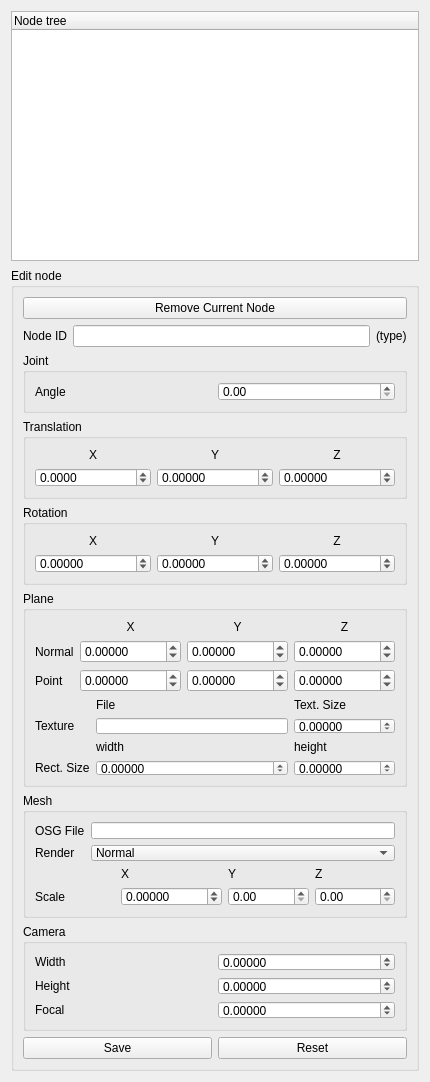
     <widget class="QWidget" name="tab">
      <attribute name="title">
       <string>Tree</string>
      </attribute>
      <layout class="QHBoxLayout" name="horizontalLayout_2">
       <item>
        <layout class="QVBoxLayout" name="verticalLayout_3">
         <item>
          <widget class="QTreeWidget" name="treeWidget">
           <property name="sizePolicy">
            <sizepolicy hsizetype="Expanding" vsizetype="Expanding">
             <horstretch>1</horstretch>
             <verstretch>1</verstretch>
            </sizepolicy>
           </property>
           <property name="maximumSize">
            <size>
             <width>16777215</width>
             <height>250</height>
            </size>
           </property>
           <column>
            <property name="text">
             <string notr="true">Node tree</string>
            </property>
           </column>
          </widget>
         </item>
         <item>
          <spacer name="verticalSpacer_7">
           <property name="orientation">
            <enum>Qt::Vertical</enum>
           </property>
           <property name="sizeHint" stdset="0">
            <size>
             <width>20</width>
             <height>1</height>
            </size>
           </property>
          </spacer>
         </item>
         <item>
          <widget class="QGroupBox" name="groupBox">
           <property name="sizePolicy">
            <sizepolicy hsizetype="Expanding" vsizetype="MinimumExpanding">
             <horstretch>1</horstretch>
             <verstretch>1</verstretch>
            </sizepolicy>
           </property>
           <property name="minimumSize">
            <size>
             <width>200</width>
             <height>400</height>
            </size>
           </property>
           <property name="title">
            <string>Edit node</string>
           </property>
           <layout class="QVBoxLayout" name="verticalLayout_6">
            <item>
             <widget class="QPushButton" name="remove_current_nodepushButton">
              <property name="text">
               <string>Remove Current Node</string>
              </property>
             </widget>
            </item>
            <item>
             <layout class="QHBoxLayout" name="nodeGroup">
              <item>
               <widget class="QLabel" name="label6">
                <property name="text">
                 <string>Node ID</string>
                </property>
               </widget>
              </item>
              <item>
               <widget class="QLineEdit" name="lineEdit_nodeId"/>
              </item>
              <item>
               <widget class="QLabel" name="nodeType">
                <property name="text">
                 <string>(type)</string>
                </property>
               </widget>
              </item>
             </layout>
            </item>
            <item>
             <widget class="QGroupBox" name="jointGroup">
              <property name="minimumSize">
               <size>
                <width>0</width>
                <height>60</height>
               </size>
              </property>
              <property name="title">
               <string>Joint</string>
              </property>
              <layout class="QHBoxLayout" name="horizontalLayout_4">
               <item>
                <widget class="QLabel" name="label_30">
                 <property name="text">
                  <string>Angle</string>
                 </property>
                </widget>
               </item>
               <item>
                <widget class="QDoubleSpinBox" name="jointAngle"/>
               </item>
              </layout>
             </widget>
            </item>
            <item>
             <widget class="QGroupBox" name="translationGroup">
              <property name="sizePolicy">
               <sizepolicy hsizetype="Preferred" vsizetype="Expanding">
                <horstretch>0</horstretch>
                <verstretch>0</verstretch>
               </sizepolicy>
              </property>
              <property name="minimumSize">
               <size>
                <width>0</width>
                <height>80</height>
               </size>
              </property>
              <property name="title">
               <string>Translation</string>
              </property>
              <layout class="QGridLayout" name="gridLayout_6">
               <item row="0" column="0">
                <widget class="QLabel" name="label_31">
                 <property name="text">
                  <string>X</string>
                 </property>
                 <property name="alignment">
                  <set>Qt::AlignCenter</set>
                 </property>
                </widget>
               </item>
               <item row="0" column="2">
                <widget class="QLabel" name="label_32">
                 <property name="text">
                  <string>Z</string>
                 </property>
                 <property name="alignment">
                  <set>Qt::AlignCenter</set>
                 </property>
                </widget>
               </item>
               <item row="0" column="1">
                <widget class="QLabel" name="label_33">
                 <property name="text">
                  <string>Y</string>
                 </property>
                 <property name="alignment">
                  <set>Qt::AlignCenter</set>
                 </property>
                </widget>
               </item>
               <item row="1" column="0">
                <widget class="QDoubleSpinBox" name="tx">
                 <property name="decimals">
                  <number>4</number>
                 </property>
                 <property name="minimum">
                  <double>-10000.000000000000000</double>
                 </property>
                 <property name="maximum">
                  <double>10000.000000000000000</double>
                 </property>
                 <property name="singleStep">
                  <double>0.010000000000000</double>
                 </property>
                </widget>
               </item>
               <item row="1" column="1">
                <widget class="QDoubleSpinBox" name="ty">
                 <property name="decimals">
                  <number>5</number>
                 </property>
                 <property name="minimum">
                  <double>-10000.000000000000000</double>
                 </property>
                 <property name="maximum">
                  <double>10000.000000000000000</double>
                 </property>
                 <property name="singleStep">
                  <double>0.010000000000000</double>
                 </property>
                </widget>
               </item>
               <item row="1" column="2">
                <widget class="QDoubleSpinBox" name="tz">
                 <property name="decimals">
                  <number>5</number>
                 </property>
                 <property name="minimum">
                  <double>-10000.000000000000000</double>
                 </property>
                 <property name="maximum">
                  <double>10000.000000000000000</double>
                 </property>
                 <property name="singleStep">
                  <double>0.010000000000000</double>
                 </property>
                </widget>
               </item>
              </layout>
             </widget>
            </item>
            <item>
             <widget class="QGroupBox" name="rotationGroup">
              <property name="sizePolicy">
               <sizepolicy hsizetype="Preferred" vsizetype="Expanding">
                <horstretch>0</horstretch>
                <verstretch>0</verstretch>
               </sizepolicy>
              </property>
              <property name="minimumSize">
               <size>
                <width>0</width>
                <height>80</height>
               </size>
              </property>
              <property name="title">
               <string>Rotation</string>
              </property>
              <layout class="QGridLayout" name="gridLayout_7">
               <item row="0" column="2">
                <widget class="QLabel" name="label_34">
                 <property name="text">
                  <string>Z</string>
                 </property>
                 <property name="alignment">
                  <set>Qt::AlignCenter</set>
                 </property>
                </widget>
               </item>
               <item row="0" column="0">
                <widget class="QLabel" name="label_35">
                 <property name="text">
                  <string>X</string>
                 </property>
                 <property name="alignment">
                  <set>Qt::AlignCenter</set>
                 </property>
                </widget>
               </item>
               <item row="2" column="2">
                <widget class="QDoubleSpinBox" name="rz">
                 <property name="decimals">
                  <number>5</number>
                 </property>
                 <property name="minimum">
                  <double>-10000.000000000000000</double>
                 </property>
                 <property name="maximum">
                  <double>10000.000000000000000</double>
                 </property>
                 <property name="singleStep">
                  <double>0.010000000000000</double>
                 </property>
                </widget>
               </item>
               <item row="0" column="1">
                <widget class="QLabel" name="label_36">
                 <property name="text">
                  <string>Y</string>
                 </property>
                 <property name="alignment">
                  <set>Qt::AlignCenter</set>
                 </property>
                </widget>
               </item>
               <item row="2" column="0">
                <widget class="QDoubleSpinBox" name="rx">
                 <property name="decimals">
                  <number>5</number>
                 </property>
                 <property name="minimum">
                  <double>-10000.000000000000000</double>
                 </property>
                 <property name="maximum">
                  <double>10000.000000000000000</double>
                 </property>
                 <property name="singleStep">
                  <double>0.010000000000000</double>
                 </property>
                </widget>
               </item>
               <item row="2" column="1">
                <widget class="QDoubleSpinBox" name="ry">
                 <property name="decimals">
                  <number>5</number>
                 </property>
                 <property name="minimum">
                  <double>-10000.000000000000000</double>
                 </property>
                 <property name="maximum">
                  <double>10000.000000000000000</double>
                 </property>
                 <property name="singleStep">
                  <double>0.010000000000000</double>
                 </property>
                </widget>
               </item>
              </layout>
             </widget>
            </item>
            <item>
             <widget class="QGroupBox" name="planeGroup">
              <property name="sizePolicy">
               <sizepolicy hsizetype="Preferred" vsizetype="Expanding">
                <horstretch>0</horstretch>
                <verstretch>0</verstretch>
               </sizepolicy>
              </property>
              <property name="minimumSize">
               <size>
                <width>0</width>
                <height>160</height>
               </size>
              </property>
              <property name="title">
               <string>Plane</string>
              </property>
              <layout class="QGridLayout" name="gridLayout_15">
               <item row="0" column="0">
                <layout class="QGridLayout" name="gridLayout_10">
                 <item row="1" column="3">
                  <widget class="QDoubleSpinBox" name="pnz">
                   <property name="decimals">
                    <number>5</number>
                   </property>
                   <property name="minimum">
                    <double>-10000.000000000000000</double>
                   </property>
                   <property name="maximum">
                    <double>10000.000000000000000</double>
                   </property>
                   <property name="singleStep">
                    <double>0.010000000000000</double>
                   </property>
                  </widget>
                 </item>
                 <item row="2" column="0">
                  <widget class="QLabel" name="label_37">
                   <property name="text">
                    <string>Point</string>
                   </property>
                  </widget>
                 </item>
                 <item row="2" column="1">
                  <widget class="QDoubleSpinBox" name="px">
                   <property name="decimals">
                    <number>5</number>
                   </property>
                   <property name="minimum">
                    <double>-10000.000000000000000</double>
                   </property>
                   <property name="maximum">
                    <double>10000.000000000000000</double>
                   </property>
                   <property name="singleStep">
                    <double>0.010000000000000</double>
                   </property>
                  </widget>
                 </item>
                 <item row="1" column="2">
                  <widget class="QDoubleSpinBox" name="pny">
                   <property name="decimals">
                    <number>5</number>
                   </property>
                   <property name="minimum">
                    <double>-10000.000000000000000</double>
                   </property>
                   <property name="maximum">
                    <double>10000.000000000000000</double>
                   </property>
                   <property name="singleStep">
                    <double>0.010000000000000</double>
                   </property>
                  </widget>
                 </item>
                 <item row="2" column="3">
                  <widget class="QDoubleSpinBox" name="pz">
                   <property name="decimals">
                    <number>5</number>
                   </property>
                   <property name="minimum">
                    <double>-10000.000000000000000</double>
                   </property>
                   <property name="maximum">
                    <double>10000.000000000000000</double>
                   </property>
                   <property name="singleStep">
                    <double>0.010000000000000</double>
                   </property>
                  </widget>
                 </item>
                 <item row="2" column="2">
                  <widget class="QDoubleSpinBox" name="py">
                   <property name="decimals">
                    <number>5</number>
                   </property>
                   <property name="minimum">
                    <double>-10000.000000000000000</double>
                   </property>
                   <property name="maximum">
                    <double>10000.000000000000000</double>
                   </property>
                   <property name="singleStep">
                    <double>0.010000000000000</double>
                   </property>
                  </widget>
                 </item>
                 <item row="0" column="3">
                  <widget class="QLabel" name="label_41">
                   <property name="text">
                    <string>Z</string>
                   </property>
                   <property name="alignment">
                    <set>Qt::AlignCenter</set>
                   </property>
                  </widget>
                 </item>
                 <item row="1" column="0">
                  <widget class="QLabel" name="label_38">
                   <property name="text">
                    <string>Normal</string>
                   </property>
                  </widget>
                 </item>
                 <item row="0" column="1">
                  <widget class="QLabel" name="label_39">
                   <property name="text">
                    <string>X</string>
                   </property>
                   <property name="alignment">
                    <set>Qt::AlignCenter</set>
                   </property>
                  </widget>
                 </item>
                 <item row="0" column="2">
                  <widget class="QLabel" name="label_40">
                   <property name="text">
                    <string>Y</string>
                   </property>
                   <property name="alignment">
                    <set>Qt::AlignCenter</set>
                   </property>
                  </widget>
                 </item>
                 <item row="1" column="1">
                  <widget class="QDoubleSpinBox" name="pnx">
                   <property name="decimals">
                    <number>5</number>
                   </property>
                   <property name="minimum">
                    <double>-10000.000000000000000</double>
                   </property>
                   <property name="maximum">
                    <double>10000.000000000000000</double>
                   </property>
                   <property name="singleStep">
                    <double>0.010000000000000</double>
                   </property>
                  </widget>
                 </item>
                </layout>
               </item>
               <item row="1" column="0">
                <layout class="QGridLayout" name="gridLayout_11">
                 <item row="2" column="0">
                  <widget class="QLabel" name="label_42">
                   <property name="text">
                    <string>Texture</string>
                   </property>
                  </widget>
                 </item>
                 <item row="1" column="2">
                  <widget class="QLabel" name="label_43">
                   <property name="text">
                    <string>Text. Size</string>
                   </property>
                  </widget>
                 </item>
                 <item row="2" column="1">
                  <widget class="QLineEdit" name="texture"/>
                 </item>
                 <item row="3" column="2">
                  <widget class="QLabel" name="label_44">
                   <property name="text">
                    <string>height</string>
                   </property>
                  </widget>
                 </item>
                 <item row="1" column="1">
                  <widget class="QLabel" name="label_45">
                   <property name="text">
                    <string>File</string>
                   </property>
                  </widget>
                 </item>
                 <item row="2" column="2">
                  <widget class="QDoubleSpinBox" name="textureSize">
                   <property name="decimals">
                    <number>5</number>
                   </property>
                   <property name="minimum">
                    <double>-10000.000000000000000</double>
                   </property>
                   <property name="maximum">
                    <double>10000.000000000000000</double>
                   </property>
                   <property name="singleStep">
                    <double>0.010000000000000</double>
                   </property>
                  </widget>
                 </item>
                 <item row="3" column="1">
                  <widget class="QLabel" name="label_46">
                   <property name="text">
                    <string>width</string>
                   </property>
                  </widget>
                 </item>
                 <item row="4" column="0">
                  <widget class="QLabel" name="label_47">
                   <property name="text">
                    <string>Rect. Size</string>
                   </property>
                  </widget>
                 </item>
                 <item row="4" column="1">
                  <widget class="QDoubleSpinBox" name="rectangleWidth">
                   <property name="decimals">
                    <number>5</number>
                   </property>
                   <property name="minimum">
                    <double>-10000.000000000000000</double>
                   </property>
                   <property name="maximum">
                    <double>10000.000000000000000</double>
                   </property>
                   <property name="singleStep">
                    <double>0.010000000000000</double>
                   </property>
                  </widget>
                 </item>
                 <item row="4" column="2">
                  <widget class="QDoubleSpinBox" name="rectangleHeight">
                   <property name="decimals">
                    <number>5</number>
                   </property>
                   <property name="minimum">
                    <double>-10000.000000000000000</double>
                   </property>
                   <property name="maximum">
                    <double>10000.000000000000000</double>
                   </property>
                   <property name="singleStep">
                    <double>0.010000000000000</double>
                   </property>
                  </widget>
                 </item>
                </layout>
               </item>
              </layout>
             </widget>
            </item>
            <item>
             <widget class="QGroupBox" name="meshGroup">
              <property name="sizePolicy">
               <sizepolicy hsizetype="Preferred" vsizetype="Expanding">
                <horstretch>0</horstretch>
                <verstretch>0</verstretch>
               </sizepolicy>
              </property>
              <property name="minimumSize">
               <size>
                <width>0</width>
                <height>100</height>
               </size>
              </property>
              <property name="title">
               <string>Mesh</string>
              </property>
              <layout class="QVBoxLayout" name="verticalLayout_8">
               <item>
                <layout class="QGridLayout" name="gridLayout_12">
                 <item row="0" column="1">
                  <widget class="QLineEdit" name="osgFile"/>
                 </item>
                 <item row="0" column="0">
                  <widget class="QLabel" name="label_48">
                   <property name="text">
                    <string>OSG File</string>
                   </property>
                  </widget>
                 </item>
                 <item row="1" column="0">
                  <widget class="QLabel" name="label_49">
                   <property name="text">
                    <string>Render</string>
                   </property>
                  </widget>
                 </item>
                 <item row="1" column="1">
                  <widget class="QComboBox" name="renderMode">
                   <item>
                    <property name="text">
                     <string>Normal</string>
                    </property>
                   </item>
                   <item>
                    <property name="text">
                     <string>Wireframe</string>
                    </property>
                   </item>
                  </widget>
                 </item>
                </layout>
               </item>
               <item>
                <layout class="QGridLayout" name="gridLayout_13">
                 <item row="1" column="0">
                  <widget class="QLabel" name="label_50">
                   <property name="text">
                    <string>Scale</string>
                   </property>
                  </widget>
                 </item>
                 <item row="0" column="1">
                  <widget class="QLabel" name="label_51">
                   <property name="text">
                    <string>X</string>
                   </property>
                  </widget>
                 </item>
                 <item row="1" column="1">
                  <widget class="QDoubleSpinBox" name="scalex">
                   <property name="decimals">
                    <number>5</number>
                   </property>
                   <property name="minimum">
                    <double>-10000.000000000000000</double>
                   </property>
                   <property name="maximum">
                    <double>10000.000000000000000</double>
                   </property>
                   <property name="singleStep">
                    <double>0.010000000000000</double>
                   </property>
                  </widget>
                 </item>
                 <item row="0" column="2">
                  <widget class="QLabel" name="label_52">
                   <property name="text">
                    <string>Y</string>
                   </property>
                  </widget>
                 </item>
                 <item row="0" column="3">
                  <widget class="QLabel" name="label_53">
                   <property name="text">
                    <string>Z</string>
                   </property>
                  </widget>
                 </item>
                 <item row="1" column="2">
                  <widget class="QDoubleSpinBox" name="scaley"/>
                 </item>
                 <item row="1" column="3">
                  <widget class="QDoubleSpinBox" name="scalez"/>
                 </item>
                </layout>
               </item>
              </layout>
             </widget>
            </item>
            <item>
             <widget class="QGroupBox" name="cameraGroup">
              <property name="sizePolicy">
               <sizepolicy hsizetype="Preferred" vsizetype="Expanding">
                <horstretch>0</horstretch>
                <verstretch>0</verstretch>
               </sizepolicy>
              </property>
              <property name="minimumSize">
               <size>
                <width>0</width>
                <height>100</height>
               </size>
              </property>
              <property name="title">
               <string>Camera</string>
              </property>
              <layout class="QGridLayout" name="gridLayout_14">
               <item row="0" column="1">
                <widget class="QDoubleSpinBox" name="cwidth">
                 <property name="decimals">
                  <number>5</number>
                 </property>
                 <property name="minimum">
                  <double>-10000.000000000000000</double>
                 </property>
                 <property name="maximum">
                  <double>10000.000000000000000</double>
                 </property>
                 <property name="singleStep">
                  <double>0.010000000000000</double>
                 </property>
                </widget>
               </item>
               <item row="0" column="0">
                <widget class="QLabel" name="label_54">
                 <property name="text">
                  <string>Width</string>
                 </property>
                </widget>
               </item>
               <item row="1" column="0">
                <widget class="QLabel" name="label_55">
                 <property name="text">
                  <string>Height</string>
                 </property>
                </widget>
               </item>
               <item row="2" column="0">
                <widget class="QLabel" name="label_56">
                 <property name="text">
                  <string>Focal</string>
                 </property>
                </widget>
               </item>
               <item row="1" column="1">
                <widget class="QDoubleSpinBox" name="cheight">
                 <property name="decimals">
                  <number>5</number>
                 </property>
                 <property name="minimum">
                  <double>-10000.000000000000000</double>
                 </property>
                 <property name="maximum">
                  <double>10000.000000000000000</double>
                 </property>
                 <property name="singleStep">
                  <double>0.010000000000000</double>
                 </property>
                </widget>
               </item>
               <item row="2" column="1">
                <widget class="QDoubleSpinBox" name="focal">
                 <property name="decimals">
                  <number>5</number>
                 </property>
                 <property name="minimum">
                  <double>-10000.000000000000000</double>
                 </property>
                 <property name="maximum">
                  <double>10000.000000000000000</double>
                 </property>
                 <property name="singleStep">
                  <double>0.010000000000000</double>
                 </property>
                </widget>
               </item>
              </layout>
             </widget>
            </item>
            <item>
             <layout class="QHBoxLayout" name="actionGroup">
              <item>
               <widget class="QPushButton" name="saveButton">
                <property name="text">
                 <string>Save</string>
                </property>
               </widget>
              </item>
              <item>
               <widget class="QPushButton" name="resetButton">
                <property name="text">
                 <string>Reset</string>
                </property>
               </widget>
              </item>
             </layout>
            </item>
            <item>
             <spacer name="verticalSpacer">
              <property name="orientation">
               <enum>Qt::Vertical</enum>
              </property>
              <property name="sizeHint" stdset="0">
               <size>
                <width>20</width>
                <height>1</height>
               </size>
              </property>
             </spacer>
            </item>
           </layout>
          </widget>
         </item>
        </layout>
       </item>
      </layout>
     </widget>
